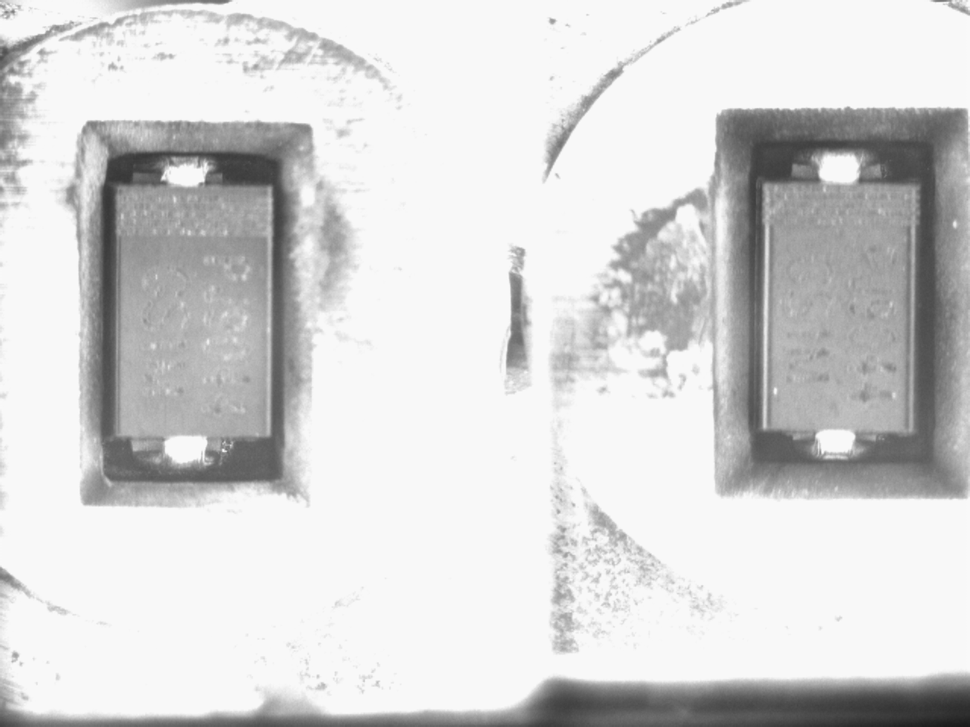
//> input picture 2019_01_21_10_20_40_538.bmp, 970 x 727 px, shrunk from 1280 x 960 before the run
$ ./test2019012101   (built with g++ and OpenCV 4)
//> lines starting //> are read from the running program, lines starting //| are printed output that depends on the picture
#include <iostream>
#include <string>
#include <vector>
#include "opencv2/opencv.hpp"

using namespace std;
using namespace cv;

Mat g_srcImage, g_dstImage, g_grayImage, g_maskImage;//定义原始图、目标图、灰度图、掩模图
int g_nFillMode = 1;//漫水填充的模式
int g_nLowDifference = 20, g_nUpDifference = 20;//负差最大值、正差最大值
int g_nConnectivity = 4;//表示floodFill函数标识符低八位的连通值
int g_bIsColor = true;//是否为彩色图的标识符布尔值
bool g_bUseMask = false;//是否显示掩膜窗口的布尔值
int g_nNewMaskVal = 255;//新的重新绘制的像素值

static void ShowHelpText()
{
	//输出一些帮助信息
	printf("\n\n\n\t欢迎来到漫水填充示例程序~\n\n");
	printf("\n\n\t按键操作说明: \n\n"
		"\t\t鼠标点击图中区域- 进行漫水填充操作\n"
		"\t\t键盘按键【ESC】- 退出程序\n"
		"\t\t键盘按键【1】-  切换彩色图/灰度图模式\n"
		"\t\t键盘按键【2】- 显示/隐藏掩膜窗口\n"
		"\t\t键盘按键【3】- 恢复原始图像\n"
		"\t\t键盘按键【4】- 使用空范围的漫水填充\n"
		"\t\t键盘按键【5】- 使用渐变、固定范围的漫水填充\n"
		"\t\t键盘按键【6】- 使用渐变、浮动范围的漫水填充\n"
		"\t\t键盘按键【7】- 操作标志符的低八位使用4位的连接模式\n"
		"\t\t键盘按键【8】- 操作标志符的低八位使用8位的连接模式\n"
		"\n\n\t\t\t\t\t\t\t\t by浅墨\n\n\n"
	);
}

//鼠标消息onMouse回调函数
static void onMouse(int event, int x, int y, int, void*)
{
	// 若鼠标左键没有按下，便返回
	if (event != CV_EVENT_LBUTTONDOWN)
		return;
	//-------------------【<1>调用floodFill函数之前的参数准备部分】---------------
	Point seed = Point(x, y);
	int LowDifference = (g_nFillMode == 0) ? 0 : g_nLowDifference;//空范围的漫水填充，此值设为0，否则设为全局的g_nLowDifference
	int UpDifference = g_nFillMode == 0 ? 0 : g_nUpDifference;//空范围的漫水填充，此值设为0，否则设为全局的g_nUpDifference
	int flags = g_nConnectivity + (g_nNewMaskVal << 8) +
		(g_nFillMode == 1 ? CV_FLOODFILL_FIXED_RANGE : 0);//标识符的0~7位为g_nConnectivity，8~15位为g_nNewMaskVal左移8位的值，16~23位为CV_FLOODFILL_FIXED_RANGE或者0。

														  //随机生成bgr值
	int b = (unsigned)theRNG() & 255;//随机返回一个0~255之间的值
	int g = (unsigned)theRNG() & 255;//随机返回一个0~255之间的值
	int r = (unsigned)theRNG() & 255;//随机返回一个0~255之间的值
	Rect ccomp;//定义重绘区域的最小边界矩形区域

	Scalar newVal = g_bIsColor ? Scalar(b, g, r) : Scalar(r*0.299 + g*0.587 + b*0.114);//在重绘区域像素的新值，若是彩色图模式，取Scalar(b, g, r)；若是灰度图模式，取Scalar(r*0.299 + g*0.587 + b*0.114)

	Mat dst = g_bIsColor ? g_dstImage : g_grayImage;//目标图的赋值
	int area;

	//--------------------【<2>正式调用floodFill函数】-----------------------------
	if (g_bUseMask)
	{
		threshold(g_maskImage, g_maskImage, 1, 128, CV_THRESH_BINARY);
		area = floodFill(dst, g_maskImage, seed, newVal, &ccomp, Scalar(LowDifference, LowDifference, LowDifference),
			Scalar(UpDifference, UpDifference, UpDifference), flags);
		imshow("mask", g_maskImage);
	}
	else
	{
		area = floodFill(dst, seed, newVal, &ccomp, Scalar(LowDifference, LowDifference, LowDifference),
			Scalar(UpDifference, UpDifference, UpDifference), flags);
	}

	imshow("效果图", dst);
	cout << area << " 个像素被重绘\n";
}

void main()
{
	system("color 2F");//改变console字体颜色
	g_srcImage = imread("F:\\Download\\20190121\\20190121\\2D_SI\\test\\2019_01_21_10_20_40_538.bmp", 1);//载入原图
//> g_srcImage is the input picture: 727 rows x 970 cols, CV_8UC3; min 26, max 252, mean 212.7
	if (!g_srcImage.data) { printf("Oh，no，读取图片image0错误~！ \n"); return; }
	ShowHelpText();

	g_srcImage.copyTo(g_dstImage);//拷贝源图到目标图
								  //cvtColor(g_srcImage, g_grayImage, COLOR_BGR2GRAY);//转换三通道的image0到灰度图
	g_maskImage.create(g_srcImage.rows + 2, g_srcImage.cols + 2, CV_8UC1);//利用image0的尺寸来初始化掩膜mask

	namedWindow("效果图", CV_WINDOW_NORMAL);
	//创建Trackbar
	createTrackbar("负差最大值", "效果图", &g_nLowDifference, 255, 0);
	createTrackbar("正差最大值", "效果图", &g_nUpDifference, 255, 0);
	//鼠标回调函数
	setMouseCallback("效果图", onMouse, 0);

	//循环轮询按键
	while (1)
	{
		//先显示效果图
		imshow("效果图", g_bIsColor ? g_dstImage : g_grayImage);
		//获取键盘按键
		int c = waitKey(0);
//> the left mouse button is pressed and released at (242, 181)
//> in onMouse, `area = floodFill(dst, seed, newVal, &ccomp, Scalar(LowDifference, LowD..`: area = 7194; ccomp = Rect(101, 152, 185, 282)
//| 7194 个像素被重绘
//> the left mouse button is pressed and released at (727, 181)
//> call 3 of onMouse, with event = 1, x = 727, y = 181
//> in onMouse (call 3), `area = floodFill(dst, seed, newVal, &ccomp, Scalar(LowDifference, LowD..`:
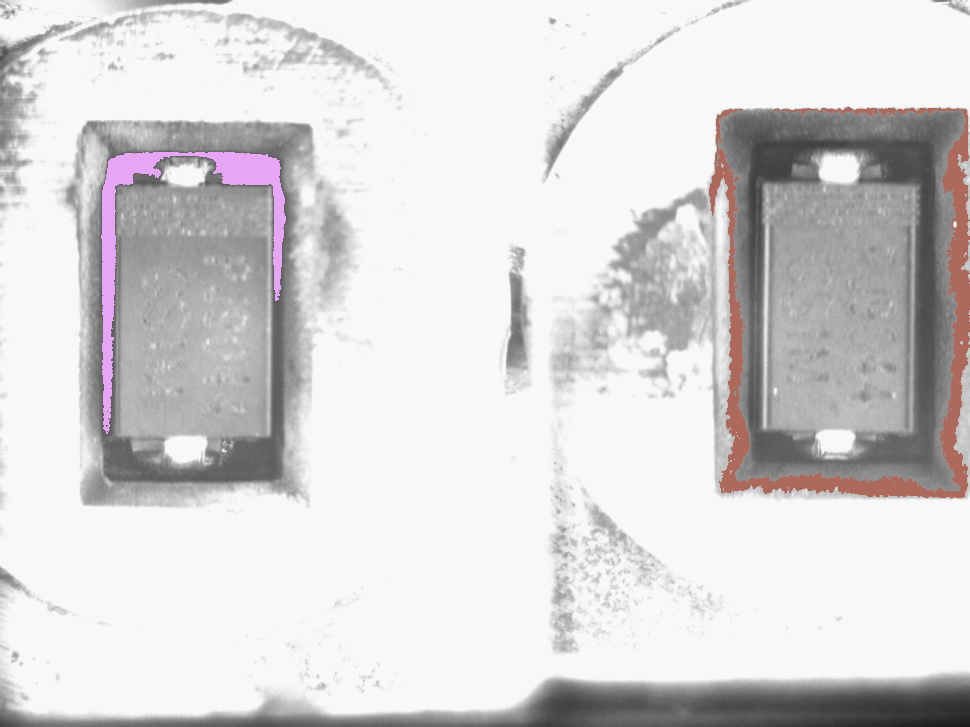
//> dst: 727 rows x 970 cols, CV_8UC3; mean B, G, R 213.1, 212.5, 214.5
//> in onMouse (call 3), `area = floodFill(dst, seed, newVal, &ccomp, Scalar(LowDifference, LowD..`: area = 12849; ccomp = Rect(709, 107, 261, 391)
//| 12849 个像素被重绘
//> the left mouse button is pressed and released at (727, 545)
//> in onMouse (call 5), `area = floodFill(dst, seed, newVal, &ccomp, Scalar(LowDifference, LowD..`:
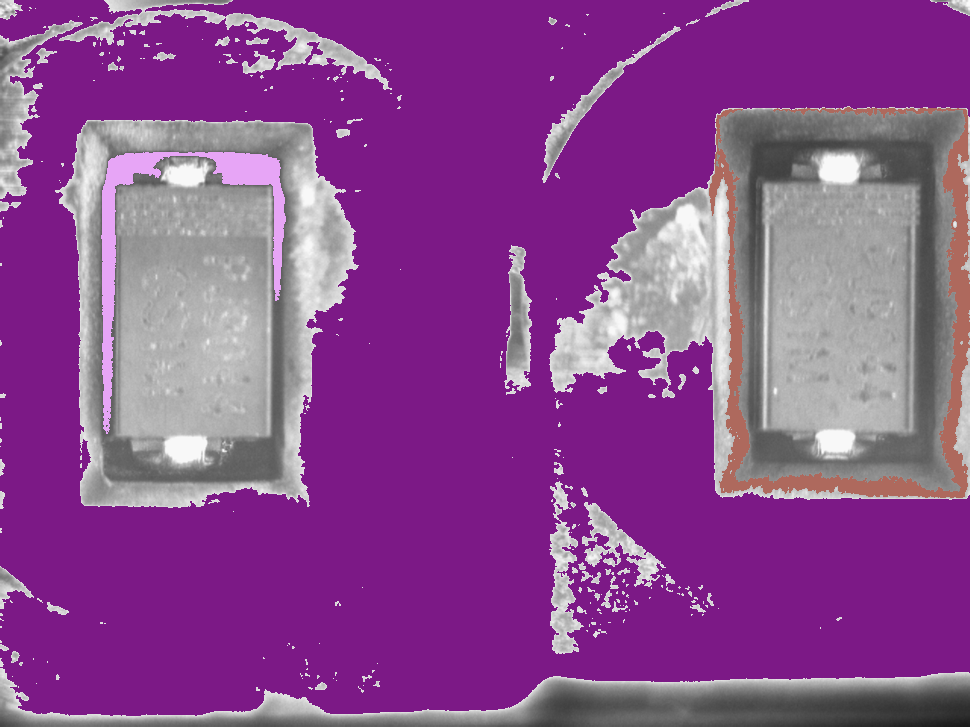
//> dst: 727 rows x 970 cols, CV_8UC3; mean B, G, R 142.8, 74.5, 137.9
//> in onMouse (call 5), `area = floodFill(dst, seed, newVal, &ccomp, Scalar(LowDifference, LowD..`: area = 437995; ccomp = Rect(0, 0, 970, 716)
//| 437995 个像素被重绘
//> the left mouse button is pressed and released at (242, 545)
//> in onMouse (call 7), `area = floodFill(dst, seed, newVal, &ccomp, Scalar(LowDifference, LowD..`:
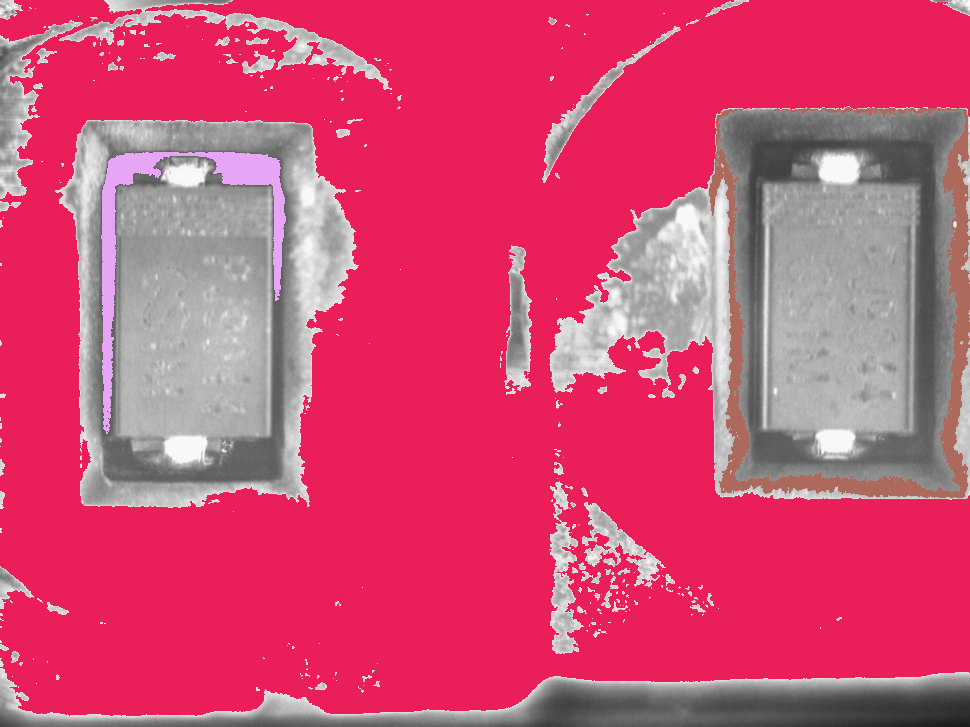
//> dst: 727 rows x 970 cols, CV_8UC3; mean B, G, R 114.9, 78.2, 206.2
//| 437995 个像素被重绘
//> the Esc key is pressed
		//判断ESC是否按下，若按下便退出
		if ((c & 255) == 27)
		{
			cout << "程序退出...........\n";
			break;
		}

		//根据按键的不同，进行各种操作
		switch ((char)c)
		{
		case '1':    //如果键盘“1”被按下，效果图在在灰度图，彩色图之间互换
			if (g_bIsColor)//若原来为彩色，转为灰度图，并且将掩膜mask所有元素设置为0
			{
				cout << "键盘“1”被按下，切换彩色/灰度模式，当前操作为将【彩色模式】切换为【灰度模式】\n";
				cvtColor(g_srcImage, g_grayImage, COLOR_BGR2GRAY);
				g_maskImage = Scalar::all(0);   //将mask所有元素设置为0
				g_bIsColor = false; //将标识符置为false，表示当前图像不为彩色，而是灰度
			}
			else//若原来为灰度图，便将原来的彩图image0再次拷贝给image，并且将掩膜mask所有元素设置为0
			{
				cout << "键盘“1”被按下，切换彩色/灰度模式，当前操作为将【彩色模式】切换为【灰度模式】\n";
				g_srcImage.copyTo(g_dstImage);
				g_maskImage = Scalar::all(0);
				g_bIsColor = true;//将标识符置为true，表示当前图像模式为彩色
			}
			break;
		case '2'://显示/隐藏掩膜窗口
			if (g_bUseMask)
			{
				destroyWindow("mask");
				g_bUseMask = false;
			}
			else
			{
				namedWindow("mask", 0);
				g_maskImage = Scalar::all(0);
				imshow("mask", g_maskImage);
				g_bUseMask = true;
			}
			break;
		case '3'://恢复原始图像
			cout << "按键“3”被按下，恢复原始图像\n";
			g_srcImage.copyTo(g_dstImage);
			cvtColor(g_dstImage, g_grayImage, COLOR_BGR2GRAY);
			g_maskImage = Scalar::all(0);
			break;
		case '4'://使用空范围的漫水填充
			cout << "按键“4”被按下，使用空范围的漫水填充\n";
			g_nFillMode = 0;
			break;
		case '5'://使用渐变、固定范围的漫水填充
			cout << "按键“5”被按下，使用渐变、固定范围的漫水填充\n";
			g_nFillMode = 1;
			break;
		case '6'://使用渐变、浮动范围的漫水填充
			cout << "按键“6”被按下，使用渐变、浮动范围的漫水填充\n";
			g_nFillMode = 2;
			break;
		case '7'://操作标志符的低八位使用4位的连接模式
			cout << "按键“7”被按下，操作标志符的低八位使用4位的连接模式\n";
			g_nConnectivity = 4;
			break;
		case '8'://操作标志符的低八位使用8位的连接模式
			cout << "按键“8”被按下，操作标志符的低八位使用8位的连接模式\n";
			g_nConnectivity = 8;
			break;
		}
	}
}

$ run again, with 2019_01_21_10_21_22_970.bmp copied over 2019_01_21_10_20_40_538.bmp
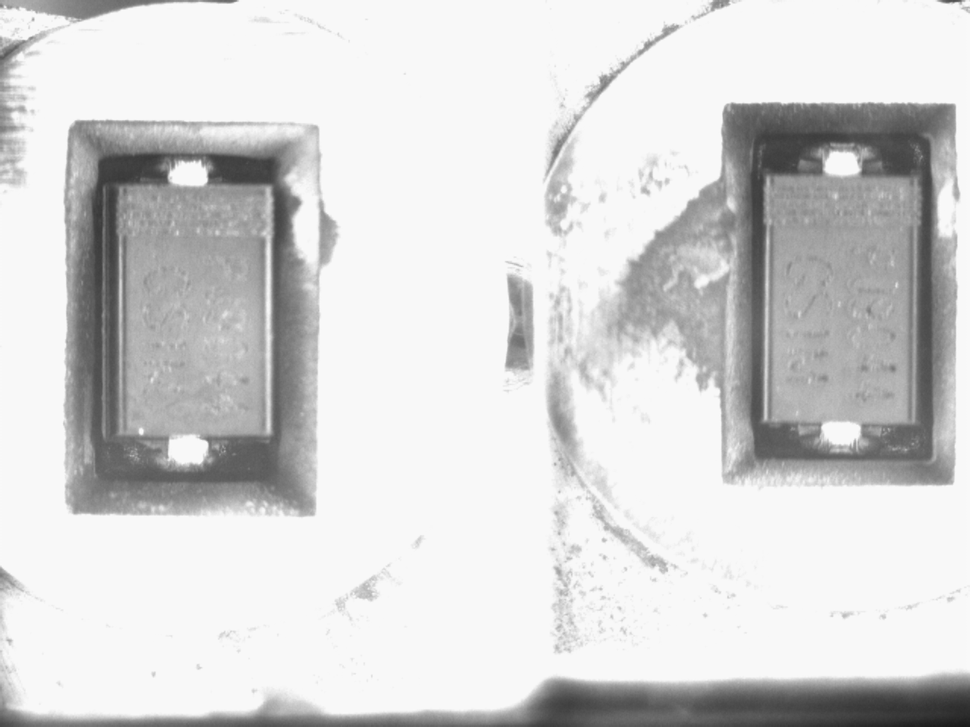
//> input picture 2019_01_21_10_21_22_970.bmp, 970 x 727 px, shrunk from 1280 x 960 before the run
//> g_srcImage is the input picture: 727 rows x 970 cols, CV_8UC3; min 26, max 251, mean 212.4
//> area = 1663; ccomp = Rect(208, 154, 70, 30)
//| 1663 个像素被重绘
//| 16726 个像素被重绘
//> in onMouse (call 5), `area = floodFill(dst, seed, newVal, &ccomp, Scalar(LowDifference, LowD..`:
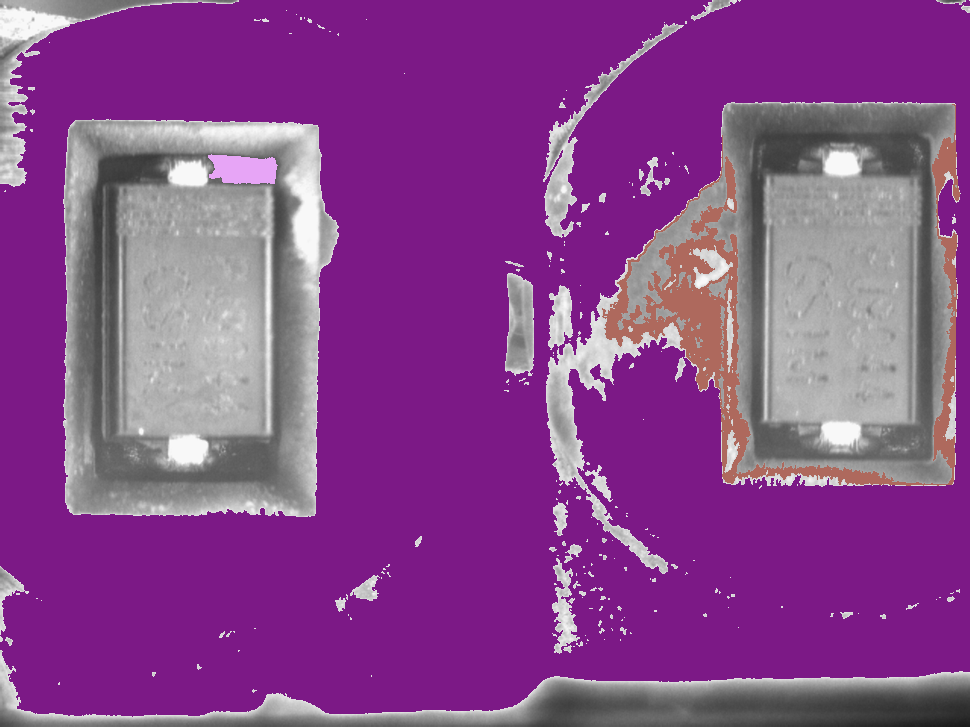
//> dst: 727 rows x 970 cols, CV_8UC3; mean B, G, R 139.4, 70.9, 135
//> area = 443524; ccomp = Rect(0, 0, 970, 717)
//| 443524 个像素被重绘
//> in onMouse (call 7), `area = floodFill(dst, seed, newVal, &ccomp, Scalar(LowDifference, LowD..`:
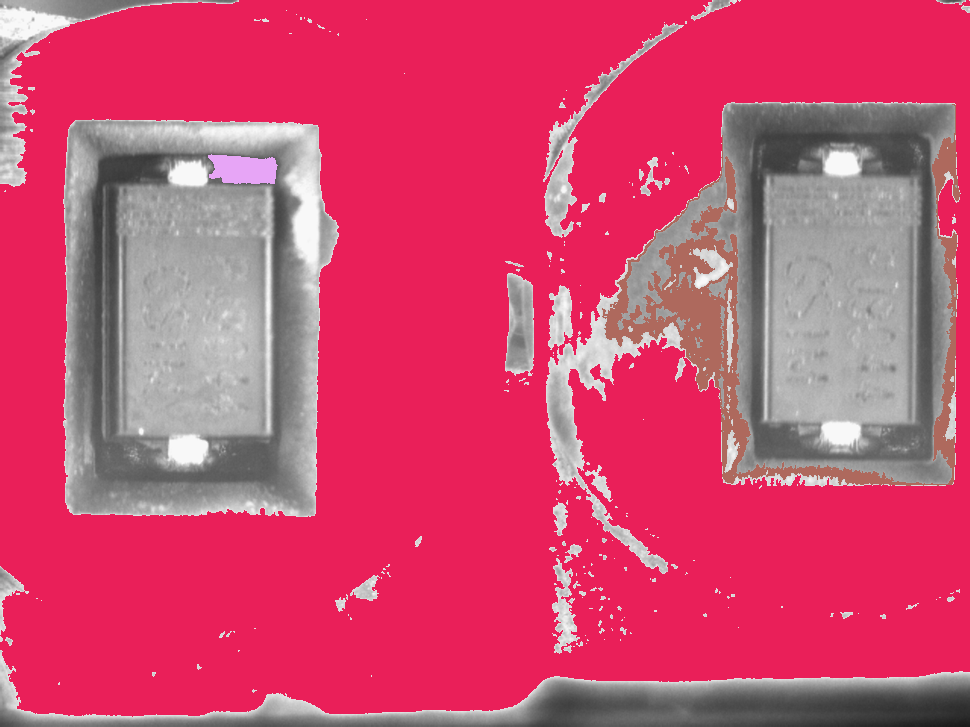
//> dst: 727 rows x 970 cols, CV_8UC3; mean B, G, R 111.1, 74.7, 204.2
//| 443524 个像素被重绘

$ run again, with test1.jpg saved as 2019_01_21_10_20_40_538.bmp
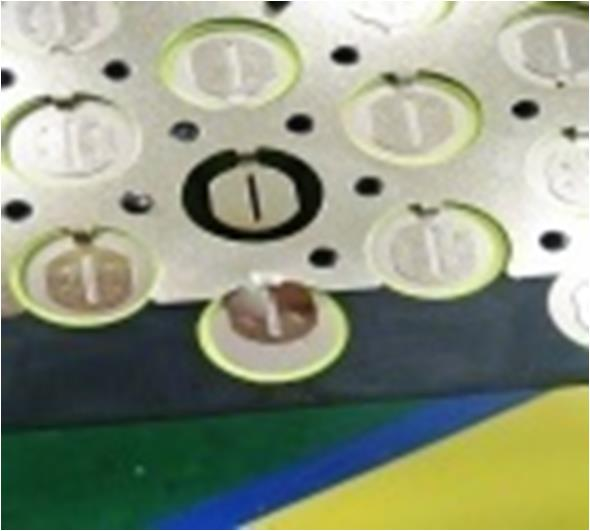
//> input picture test1.jpg, 590 x 531 px
//> g_srcImage is the input picture: 531 rows x 590 cols, CV_8UC3; mean B, G, R 128.6, 149.9, 142.2
//> area = 66341; ccomp = Rect(1, 1, 588, 322)
//| 66341 个像素被重绘
//> in onMouse (call 3), `area = floodFill(dst, seed, newVal, &ccomp, Scalar(LowDifference, LowD..`:
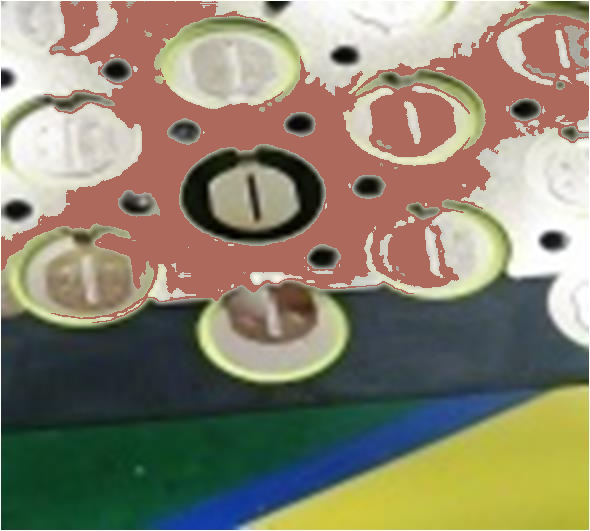
//> dst: 531 rows x 590 cols, CV_8UC3; mean B, G, R 111.9, 131.9, 138.5
//| 66341 个像素被重绘
//| 11377 个像素被重绘
//> in onMouse (call 7), `area = floodFill(dst, seed, newVal, &ccomp, Scalar(LowDifference, LowD..`:
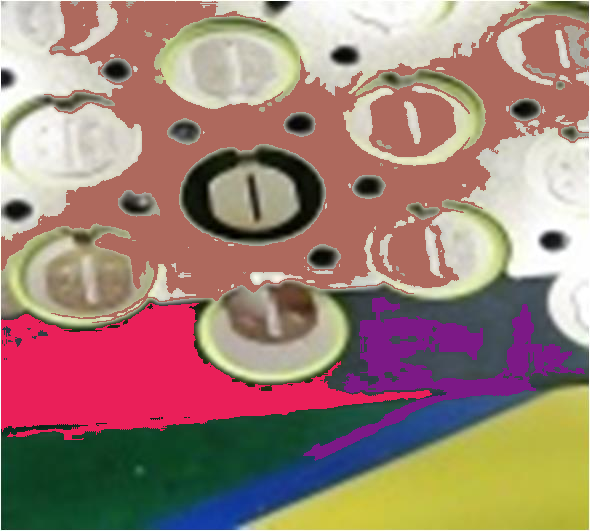
//> dst: 531 rows x 590 cols, CV_8UC3; mean B, G, R 117.5, 128.9, 158.3
//> area = 27083; ccomp = Rect(1, 303, 431, 137)
//| 27083 个像素被重绘
